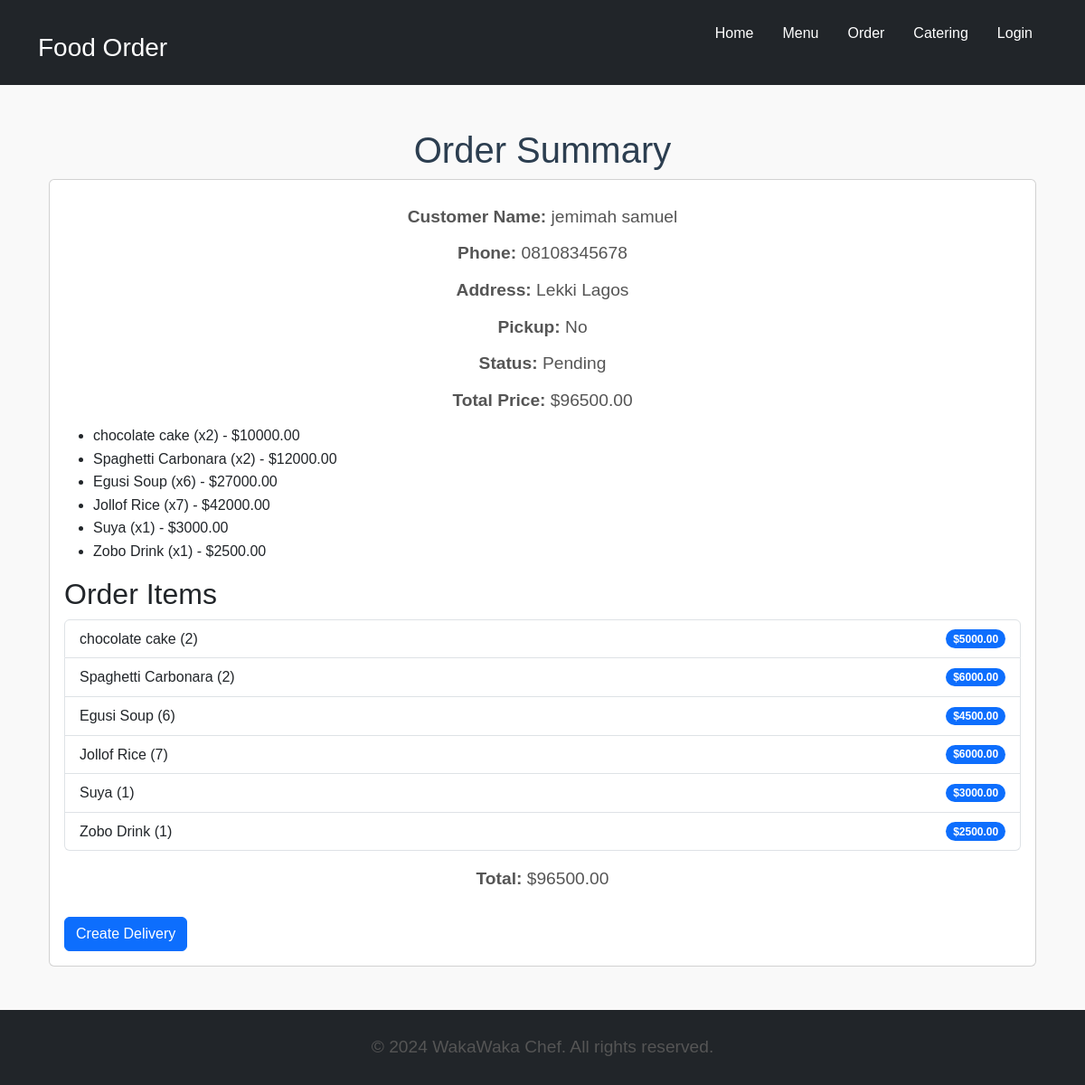
/Food/order/summary/7/, run on the app's committed database.
### Food/models.py (models this page shows, shortened)
class Order(models.Model):
        STATUS_CHOICES = [
            ('Pending', 'Pending'),
            ('Processing', 'Processing'),
            ('Completed', 'Completed'),
            ('Cancelled', 'Cancelled'),
        ]
        customer_name = models.CharField(max_length=255)
        customer_phone = models.CharField(max_length=15, default="")
        customer_address = models.TextField(blank=True, null=True)
        is_pickup = models.BooleanField(default=False)
        order_date = models.DateTimeField(auto_now_add=True)
        status = models.CharField(max_length=20, choices=STATUS_CHOICES, default='Pending')
        user = models.ForeignKey(User, on_delete=models.CASCADE)

class OrderItem(models.Model):
        order = models.ForeignKey(Order, on_delete=models.CASCADE)
        food_item = models.ForeignKey(FoodItem, on_delete=models.CASCADE)
        quantity = models.PositiveIntegerField()

class FoodItem(models.Model):
        name = models.CharField(max_length=200)
        description = models.TextField()
        price = models.DecimalField(max_digits=10, decimal_places=2)
        category = models.ForeignKey(Category, on_delete=models.CASCADE, related_name='food_items')
        image = models.ImageField(upload_to='food_images/',  null=False, default='images/placeholder.jpg')
        is_available = models.BooleanField(default=True)

### Food/views.py (the view)
# urls.py: path('order/summary/<int:order_id>/', views.order_summary, name='order_summary'),
def order_summary(request, order_id):
    order = get_object_or_404(Order, id=order_id)
    total_price = 0
    order_items = order.orderitem_set.all()
    for item in order_items:
        item.total_price = item.food_item.price * item.quantity  # Calculate the price for each item
        total_price += item.total_price  # Add it to the overall total
    return render(request, 'Food/order_summary.html', {
        'order': order,
        'order_items': order_items,
        'total_price': total_price
    })

### Food/templates/food/order_summary.html (shortened to what this page needs)
{% extends 'Food/base.html' %}
{% block content %}
<div class="container mt-5">
    <h1>Order Summary</h1>
    <div class="card">
        <div class="card-body">
            <p><strong>Customer Name:</strong> {{ order.customer_name }}</p>
            <p><strong>Phone:</strong> {{ order.customer_phone }}</p>
            <p><strong>Address:</strong> {{ order.customer_address }}</p>
            <p><strong>Pickup:</strong> {{ order.is_pickup|yesno:"Yes,No" }}</p>
            <p><strong>Status:</strong> {{ order.status }}</p>
            <p><strong>Total Price:</strong> ${{ total_price }}</p>
            <ul>
                {% for item in order_items %}
                    <li>{{ item.food_item.name }} (x{{ item.quantity }}) - ${{ item.total_price }}</li>
                {% endfor %}
            </ul>
            <h2>Order Items</h2>
            <ul class="list-group">
                {% for item in order_items %}
                    <li class="list-group-item d-flex justify-content-between align-items-center">
                        {{ item.food_item.name }} ({{ item.quantity }})
                        <span class="badge bg-primary rounded-pill">${{ item.food_item.price }}</span>
                    </li>
                {% endfor %}
            </ul>
            <p class="mt-3"><strong>Total:</strong> ${{ total_price }}</p>
            <a href="{% url 'create_delivery' order.id %}" class="btn btn-primary mt-3">Create Delivery</a>
        </div>
    </div>
</div>
{% endblock %}

### Food/static/css/styles.css (style rules this page uses)
body { font-family: Arial, sans-serif; margin: 0; padding: 0; background-color: #f9f9f9; color: #333; line-height: 1.6; }
h1 { text-align: center; font-size: 2.5rem; color: #2c3e50; margin-top: 20px; }
p { text-align: center; font-size: 1.2rem; margin: 10px auto; max-width: 600px; color: #555; }

### data on the page
Order: customer_name "jemimah samuel", customer_phone "08108345678", customer_address "Lekki Lagos", is_pickup "No", status "Pending"
OrderItem: food_item.name "chocolate cake", quantity "2", total_price "10000.00", food_item.price "5000.00"
OrderItem: food_item.name "Spaghetti Carbonara", quantity "2", total_price "12000.00", food_item.price "6000.00"
OrderItem: food_item.name "Egusi Soup", quantity "6", total_price "27000.00", food_item.price "4500.00"
OrderItem: food_item.name "Jollof Rice", quantity "7", total_price "42000.00", food_item.price "6000.00"
OrderItem: food_item.name "Suya", quantity "1", total_price "3000.00", food_item.price "3000.00"
OrderItem: food_item.name "Zobo Drink", quantity "1", total_price "2500.00", food_item.price "2500.00"

### other printed values
{{ total_price }} "96500.00"
